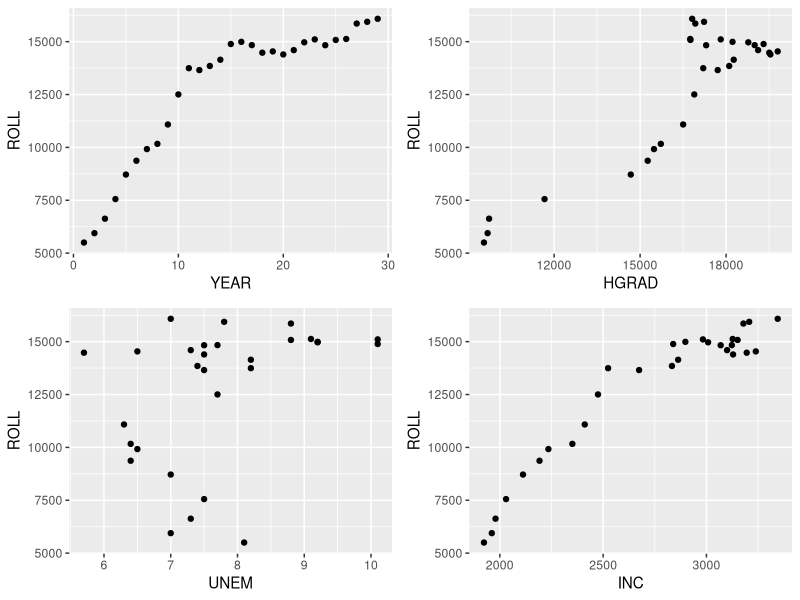
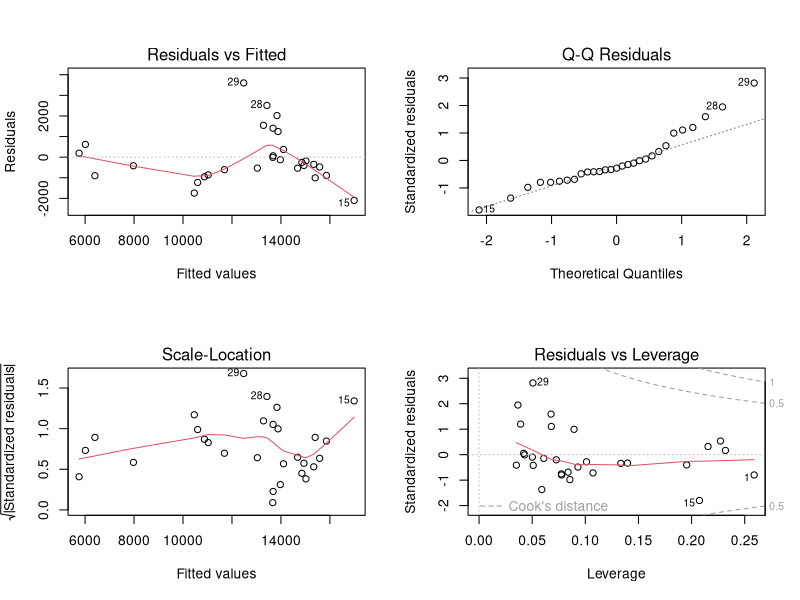

These figures' R source, in order: (Note: this script raises an error after producing the figures.)
#Zachary Higgins
#Lab 10

#Read in the data
enroll=read.csv("enrollmentForecast.csv")

#Look at the data structure
str(enroll)
dim(enroll)
head(enroll)
summary(enroll)

#Make scatterplots of ROLL against the other variables
library(ggplot2)

roll.scat=ggplot(enroll, aes(y=ROLL))

plot1=roll.scat + geom_point(aes(x=YEAR))
plot2=roll.scat + geom_point(aes(x=HGRAD))
plot3=roll.scat + geom_point(aes(x=UNEM))
plot4=roll.scat + geom_point(aes(x=INC))

library(gridExtra)
grid.arrange(plot1,plot2,plot3,plot4,ncol=2)

#Build a linear model using the unemployment rate (UNEM) and number of spring high school graduates (HGRAD) to predict the fall enrollment (ROLL), i.e.
roll.mod=lm(ROLL ~ UNEM + HGRAD, data=enroll)
    #checking collinearity between UNEM/HGRAD  
cor(enroll$UNEM,enroll$HGRAD, method = "pearson")


#Use the summary() and anova() functions to investigate the model
summary(roll.mod)
anova(roll.mod)

     #Which variable is the most closely related to enrollment?
        ### HGRAD is more closely related, it has a smaller pvalue

#Make a residual plot and check for any bias in the model
 #Model diagnostics 
par(mfrow=c(2,2))
plot(roll.mod)

#Use the predict() function to estimate the expected fall enrollment, if the current year's unemployment rate is 9% and the size of the spring high school graduating class is 25,000 students
newUNEM=rep.int(9,29)
newHGRAD=rep.int(25000,29)
UNEM=enroll$UNEM
HGRAD=enroll$HGRAD
new.UNEM = data.frame(UNEM = newUNEM)
new.HGRAD = data.frame(HGRAD = newHGRAD)
predict(roll.mod, new.UNEM, new.HGRAD, interval = "prediction")


new.df = data.frame(UNEM = newUNEM, HGRAD = newHGRAD)
predict(roll.mod, new.df, interval = "prediction")

new.df = data.frame(UNEM = 9, HGRAD = 25000)
predict(roll.mod, new.df, interval = "prediction")
